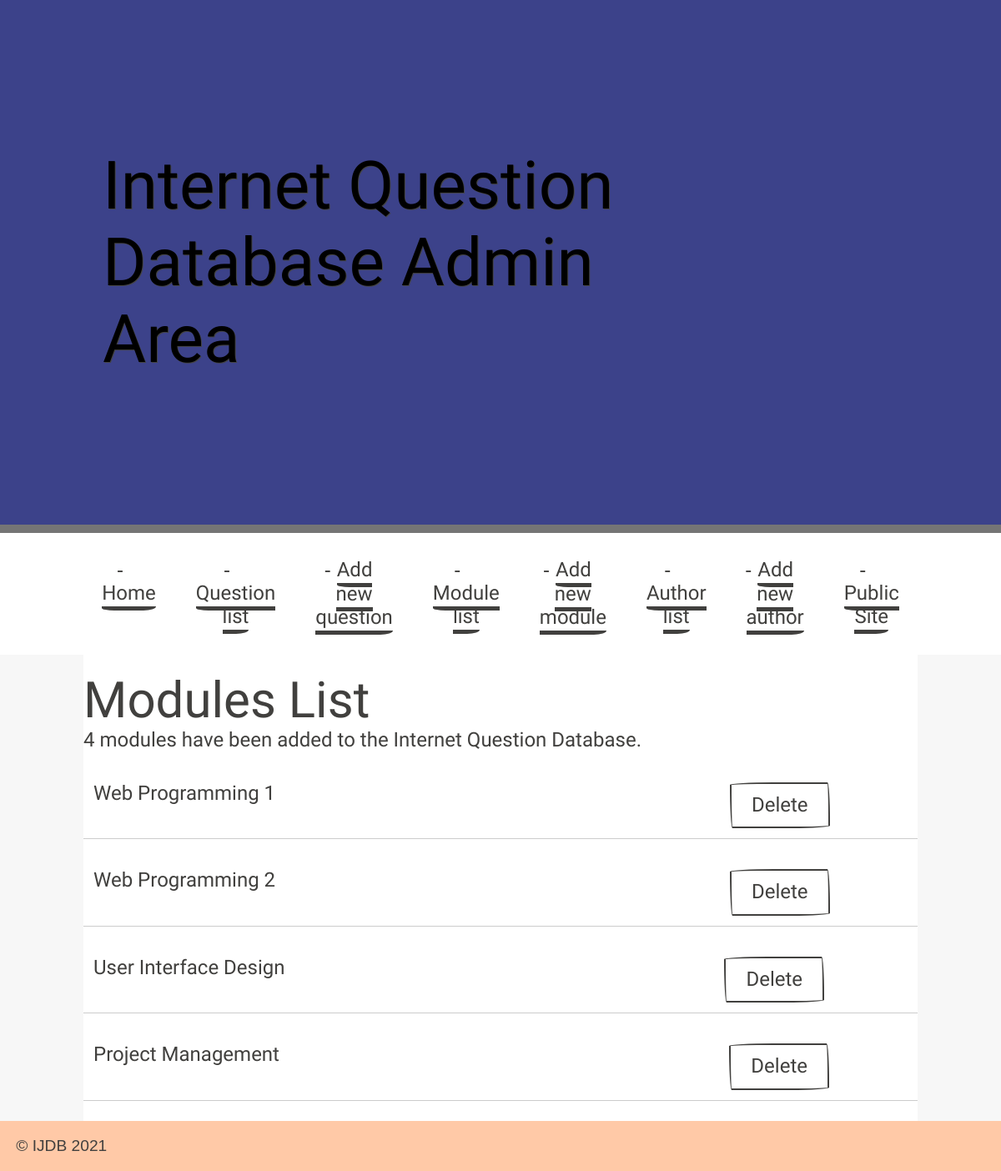
/loginversion/admin/modules.php (signed in), run on the app's committed database.
### tables this page shows
CREATE TABLE `module` (
  `id` int(11) NOT NULL,
  `moduleName` varchar(255) DEFAULT NULL
);

### loginversion/admin/modules.php (called while the page is built, shortened)
<?php
try {
    include '../includes/DatabaseConnection.php';
    include '../includes/DatabaseFunctions.php';
    $modules = allModules($pdo);
    $totalModules = totalModules($pdo);
    include '../templates/admin_modules.html.php';
} catch (PDOException $e) {
    $title = 'An error has occured';
    $output = 'Database error: ' . $e->getMessage() . '
    in ' . $e->getFile() . ':' . $e->getLine();
}
include '../templates/admin_layout.html.php';

### loginversion/includes/DatabaseFunctions.php (called while the page is built, shortened)
<?php
function query($pdo, $sql, $parameters = []) {
	$query = $pdo->prepare($sql);
	$query->execute($parameters);
	return $query;
}
function totalModules($pdo) {
	$query = query($pdo, 'SELECT COUNT(*) FROM module');
	$row = $query->fetch();
	return $row[0];
}
function allModules($pdo) {
	$modules = query($pdo, 'SELECT * FROM module');
	return $modules->fetchAll();
}

### loginversion/templates/admin_modules.html.php (the view, shortened to what this page needs)
<h2>Modules List</h2>
<p><?=$totalModules?> modules have been added to the Internet Question Database.</p>
<?php foreach ($modules as $module): ?>
    <blockquote>
        <p>
     <?php echo htmlspecialchars($module['moduleName'], ENT_QUOTES, 'UTF-8') ?>
<form action="deletemodule.php" method="post">
        <input type="submit" value="Delete">
</form>
        </p>
    </blockquote>
    <?php endforeach;?>

### loginversion/jokes.css (style rules this page uses)
* { margin: 0; padding: 0; }
body { font-family: Arial, Helvetica, Sans-serif; }
p { margin-bottom: 1em; }
body { font-size: 1.2em; font-family: arial, helvetica, sans-serif }
input, label, select, textarea { float: left; width: 15em; margin-bottom: 1em; padding: 0.5em; }
input[type="submit"] { margin-left: 15em; width: auto; padding: 0.5em 1em; clear: both; font-size: 1em; }
form { overflow: auto; clear: both; display: block; }
blockquote { display: table; margin-bottom: 1em; border-bottom: 1px solid #ccc; padding: 0.5em; }
blockquote p { display: table-cell; width: 70%; vertical-align: top; }
blockquote form { display: table-cell; width: 10%; }

### loginversion/paper.css (style rules this page uses)
html { --primary: #41403e; --secondary: #0071de; --success: #86a361; --warning: #ddcd45; --danger: #a7342d; --muted: #868e96; --primary-light: #c1c0bd; --secondary-light: #deefff; --success-light: #d0dbc2; --warning-light: #f5f0c6; --danger-light: #f0cbc9; --muted-light: #e6e7e9; --primary-dark: black; --secondary-dark: black; --success-dark: #374427; --warning-dark: #746a15; --danger-dark: black; --muted-dark: #313538; --primary-light-10: #5b5a57; --secondary-light-10: #128bff; --success-light-10: #9fb681; --warning-light-10: #e5d970; --danger-light-10: #cb453c; --muted-light-10: #a1a8ae; --primary-dark-10: #272625; --secondary-dark-10: #0057ab; --success-dark-10: #6c844d; --warning-dark-10: #cab925; --danger-dark-10: #7f2722; --muted-dark-10: #6c757d; --primary-shaded-50: #c1c0bd; --primary-shaded-70: #f2f2f2; --white-dark: rgba(0, 0, 0, 0.03); --white-dark-light-80: rgba(204, 204, 204, 0.03); --light-dark: rgba(0, 0, 0, 0.7); --white: white; --main-background: white; --main-background-light: white; --black: black; --primary-text: #272625; --secondary-text: #0057ab; --success-text: #6c844d; --warning-text: #cab925; --danger-text: #7f2722; --muted-text: #6c757d; --shadow-color-regular: rgba(0, 0, 0, 0.2); --shadow-color-hover: rgba(0, 0, 0, 0.3); --primary-inverse: #fff; }
html { line-height: 1.15; -ms-text-size-adjust: 100%; -webkit-text-size-adjust: 100%; }
body { margin: 0; }
button, input, optgroup, select, textarea { font-family: sans-serif; font-size: 100%; line-height: 1.15; margin: 0; }
button, input { overflow: visible; }
[type=reset], [type=submit], button, html [type=button] { -webkit-appearance: button; }
html { box-sizing: border-box; }
*, *:before, *:after { box-sizing: inherit; }
html { color: #41403e; color: var(--primary); font-family: "Neucha", sans-serif; font-size: 20px; }
p, a, button, table, thead, tbody, th, tr, td, input, textarea, select, option { font-family: "Neucha", sans-serif; }
h1, h2, h3, h4, h5, h6 { font-family: "Patrick Hand SC", sans-serif; font-weight: normal; }
h2 { font-size: 3rem; }
input, select, textarea { color: #41403e; color: var(--primary); border-color: #41403e; border-color: var(--primary); background: transparent; border-bottom-left-radius: 15px 255px; border-bottom-right-radius: 225px 15px; border-style: solid; border-top-left-radius: 255px 15px; border-top-right-radius: 15px 225px; border-width: 2px; display: block; font-size: 1rem; outline: none; padding: 0.5rem; }

### data on the page
module: moduleName "Web Programming 1"
module: moduleName "Web Programming 2"
module: moduleName "User Interface Design"
module: moduleName "Project Management"

### other printed values
$totalModules "4"
